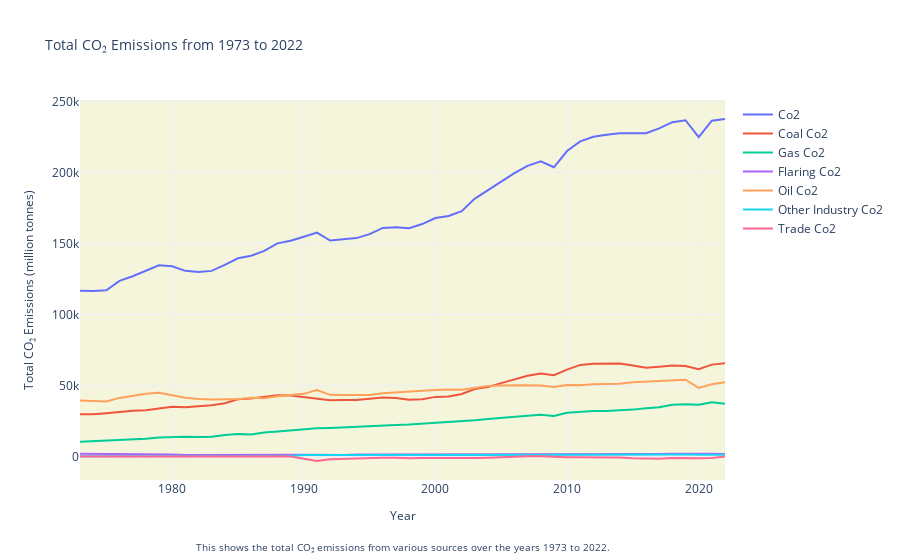

Notebook cell for this chart:
### Code cell
def plot_all_co2_emissions(df, co2_variables):
    """
    Plots all specified CO₂ emissions over time on the same chart.

    Parameters:
    df (pd.DataFrame): DataFrame containing the emissions data.
    co2_variables (list): List of CO₂ variable names to plot.
    """
    # Filter data for years 1973 to 2022
    filtered_df = df[(df['year'] >= 1990) & (df['year'] <= 2022)]

    # Create a figure
    fig = go.Figure()

    # Add a trace for each CO2 variable
    for co2_variable in co2_variables:
        annual_co2_emissions = filtered_df.groupby('year')[co2_variable].sum().reset_index()
        fig.add_trace(go.Scatter(
            x=annual_co2_emissions['year'],
            y=annual_co2_emissions[co2_variable],
            mode='lines',
            name=co2_variable.replace('_', ' ').title()
        ))

    # Customize the plot to match the provided example
    fig.update_layout(
        title='Total CO₂ Emissions from 1973 to 2022',
        xaxis_title='Year',
        yaxis_title='Total CO₂ Emissions (million tonnes)',
        title_font_size=14,
        xaxis_title_font_size=12,
        yaxis_title_font_size=12,
        plot_bgcolor='#f5f5dc',
        template='plotly_white'
    )

    # Adding an annotation to explain the graph (optional)
    fig.add_annotation(
        text="This shows the total CO₂ emissions from various sources over the years 1973 to 2022.",
        xref="paper", yref="paper",
        x=0.5, y=-0.2, showarrow=False,
        font=dict(size=10),
        xanchor='center'
    )

    # Show the plot
    fig.show()


# List of CO2 variables to plot
co2_variables = ['co2', 'coal_co2', 'gas_co2', 'flaring_co2', 'oil_co2', 'other_industry_co2', 'trade_co2']

# Plot all CO2 emissions
plot_all_co2_emissions(df, co2_variables)
